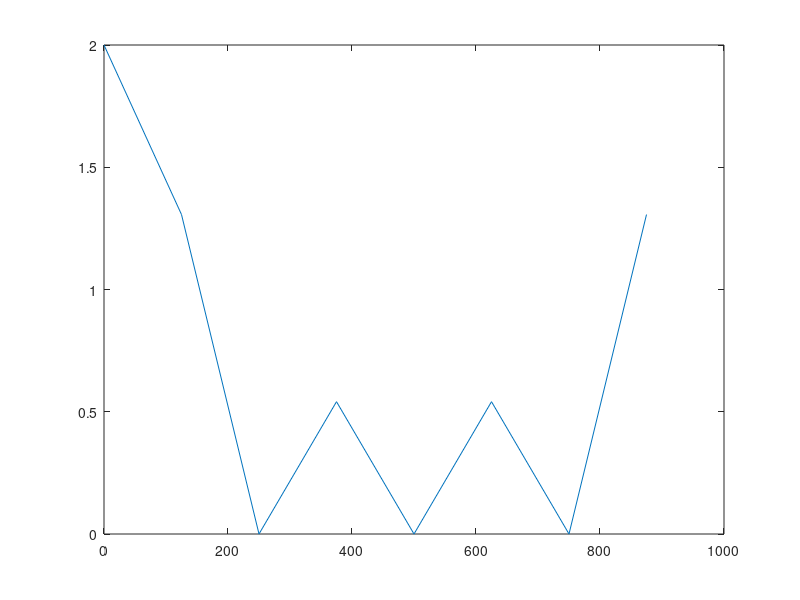

Here is the MATLAB script that generated this plot:
x=[0.5,0.5,0.5,0.5,0,0,0,0];
disp(size(x))
N=length(x);
%disp(N)
disp(nextpow2(N))
t=2^nextpow2(N);
disp(t)
new_l=t-N;
disp(new_l)
if log2(N)~=nextpow2(N)
    x =padarray(x, [new_l, 0], 0, 'post');
end
%disp(x)
length(x)

    % Bit-reverse ordering of input sequence
    x = bitrevorder(x);

    % FFT stages
    for s = 1:log2(N)
        m = 2^s; % Stage size
        Wm = exp(-2i * pi / m);

        for k = 1:m:N
            W = 1;
            for j = 0:(m/2 - 1)
                i = k + j;
                A = x(i);
                B = x(i + m/2);
                x(i) = A + W * B;
                x(i + m/2) = A - W * B;
                W = W * Wm;
            end
        end
    end

    X=x;
disp(X)
Xmag=abs(X);
Fs=1000;
N=length(x);
frequencies = (0:N-1) * Fs / N;
plot(frequencies,Xmag);